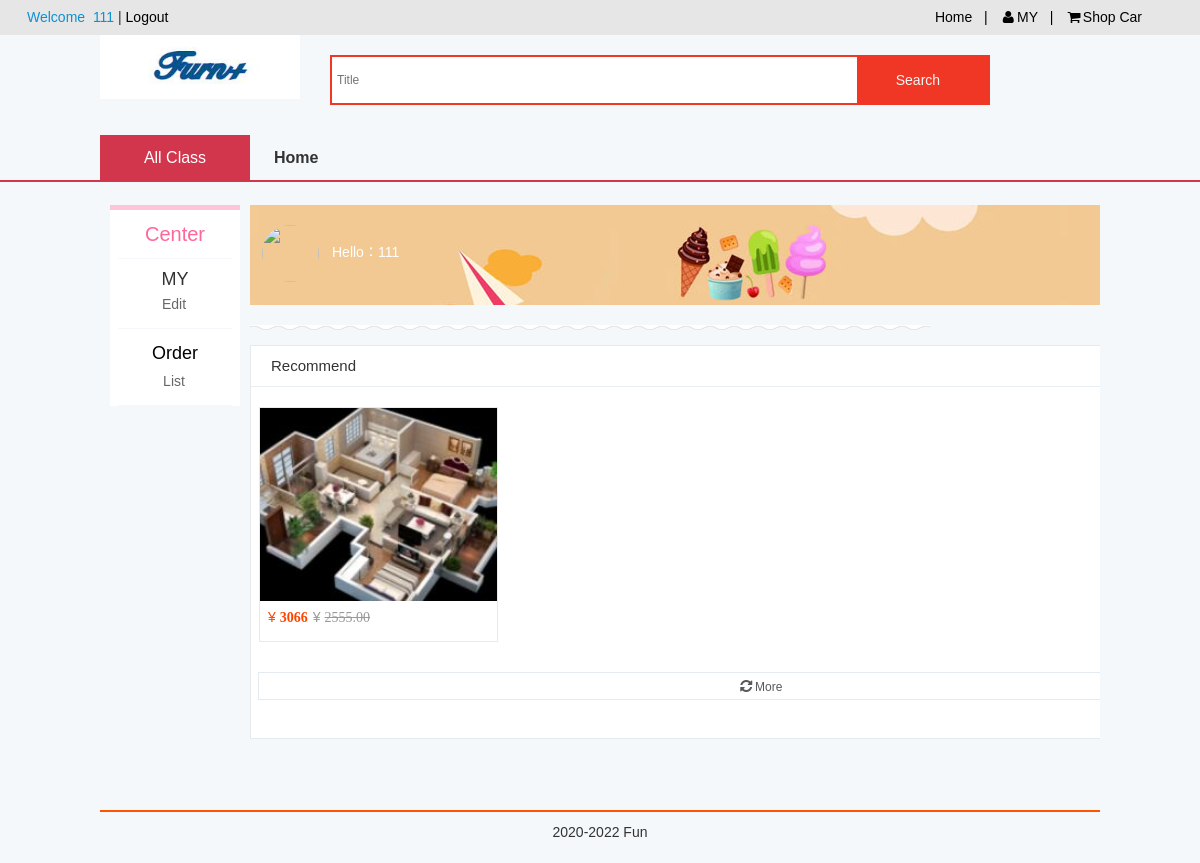
Page /CODE/user/center.php (signed in) on the committed database.
### tables this page shows
CREATE TABLE `user` (
  `id` int(11) NOT NULL AUTO_INCREMENT,
  `uname` varchar(255) NOT NULL,
  `pwd` varchar(255) NOT NULL,
  `tel` varchar(30) DEFAULT NULL,
  `sex` varchar(20) DEFAULT NULL,
  `email` varchar(255) DEFAULT NULL,
  `avatar` varchar(255) DEFAULT NULL,
  `type` varchar(255) DEFAULT NULL,
  `status` varchar(255) DEFAULT NULL,
  `address` varchar(255) DEFAULT NULL,
  `stuimg` varchar(255) DEFAULT NULL,
  PRIMARY KEY (`id`) USING BTREE
);

CREATE TABLE `goods` (
  `id` int(11) NOT NULL AUTO_INCREMENT,
  `goods_name` varchar(255) NOT NULL,
  `price` float NOT NULL,
  `description` text,
  `old_price` float(11,2) DEFAULT '0.00',
  `picture` varchar(255) DEFAULT NULL,
  `status` varchar(255) DEFAULT NULL,
  `cid` int(11) DEFAULT NULL,
  `created` varchar(255) DEFAULT NULL,
  `author` varchar(255) DEFAULT NULL,
  `image` varchar(255) DEFAULT NULL,
  `size` varchar(255) DEFAULT NULL,
  `num` varchar(255) DEFAULT NULL,
  PRIMARY KEY (`id`) USING BTREE
);

### CODE/user/center.php (the view, shortened to what this page needs)
<?php include('./top.php');  ?>
<?php
include '../conn.php';
$uid=isset($_SESSION['uid'])?$_SESSION['uid']:'';
$sql = "SELECT * FROM user where id = '".$uid."'";
$result = $conn->query($sql);
 $row = $result->fetch_assoc();
?>
<link href="../static/AmazeUI-2.4.2/assets/css/admin.css" rel="stylesheet" type="text/css">
<link href="../static/AmazeUI-2.4.2/assets/css/amazeui.css" rel="stylesheet" type="text/css">
<link href="../static/css/personal.css" rel="stylesheet" type="text/css">
<link href="../static/css/systyle.css" rel="stylesheet" type="text/css">
    <div class="nav-table">
		<div class="long-title"><span class="all-goods">All Class</span></div>
			<div class="nav-cont">
				<ul>
					<li class="index"><a href="../index.php">Home</a></li>
				</ul>
			</div>
		</div>
		<b class="line"></b>
		<div class="center" >
			<div class="col-main" >
				<div class="main-wrap">
					<div class="wrap-left">
						<div class="wrap-list">
							<div class="m-user">
								<div style="width:1100px">
								<div class="m-userinfo">
									<div class="m-baseinfo">
										<a href="information.php">
											<img src="<?php echo $row['avatar']?>">
										</a>
										<br>
										<div class="s-prestige am-btn am-round">
											Hello：<?php echo $row['uname']?></div>
									</div>
								</div>
								</div>
							</div>
							<div class="box-container-bottom"></div>
							<div class="you-like" style="width:1020px">
								<div class="s-bar">Recommend
								</div>
								<div class="s-content">
										<?php $sqlgs="select * from goods  limit 8";
						     	 $resultgs = $conn->query($sqlgs);
		   						if ($resultgs->num_rows > 0) {
		       					while($rowgs = $resultgs->fetch_assoc()) {
		 						?>
									<div class="s-item-wrap">
										<div class="s-item">
											<div class="s-pic">
												<a href="../goods.php?id=<?php echo $rowgs['id']?>" class="s-pic-link">
													<img src="../<?php echo $rowgs['picture']?>"  class="s-pic-img s-guess-item-img">
												</a>
											</div>
											<div class="s-price-box">
												<span class="s-price"><em class="s-price-sign">¥</em><em class="s-value"><?php echo ($rowgs['old_price']*1.2)?></em></span>
												<span class="s-history-price"><em class="s-price-sign">¥</em><em class="s-value"><?php echo $rowgs['old_price']?></em></span>
											</div>
										</div>
									</div>
								<?php }}?>
								</div>
								<a href="../search.php"><div class="s-more-btn i-load-more-item" data-screen="0"><i class="am-icon-refresh am-icon-fw"></i>More</div></a>
							</div>
						</div>
					</div>
				</div>
					<div class="footer " style="">
						<div class="footer-bd ">
							<p style="text-align: center;">
								<em>2020-2022 Fun</em>
							</p>
						</div>
					</div>
			</div>
			<aside class="menu">
				<ul>
					<li class="person active">
						<a  style="font-size:20px" href="center.php">Center</a>
					</li>
					<li class="person">
						<p style="font-size:18px">MY</p>
						<ul>
							<li> <a href="sinformation.php">Edit</a></li>
						</ul>
					</li>
					<li class="person">
						<a style="font-size:18px">Order</a>
						<ul>
							<li><a href="order.php">List</a></li>
						</ul>
					</li>
				</ul>
			</aside>
		</div>
	</body>
</html>

### CODE/static/AmazeUI-2.4.2/assets/css/admin.css (style rules this page uses)
ul { margin-top: 0; }

### CODE/static/basic/css/demo.css (style rules this page uses)
html, body, div, span, applet, object, iframe, h1, h2, h3, h4, h5, h6, p, blockquote, pre, a, abbr, acronym, address, big, cite, code, del, dfn, em, img, ins, kbd, q, s, samp, small, strike, strong, sub, sup, tt, var, b, u, i, center, dl, dt, dd, ol, ul, li, fieldset, form, label, legend, table, caption, tbody, tfoot, thead, tr, th, td, article, aside, canvas, details, embed, figure, figcaption, footer, header, hgroup, menu, nav, output, ruby, section, summary, time, mark, audio, video { margin: 0; padding: 0; border: 0; font-size: 100%; font: inherit; vertical-align: baseline; font-family: arial,"Lantinghei SC","Microsoft Yahei"; }
article, aside, details, figcaption, figure, footer, header, hgroup, menu, nav, section, main { display: block; }
ul,li,ol { list-style:none; }
.am-btn { font-size:12px ; }
html { width:100%; height:100%; -ms-text-size-adjust:none; -webkit-text-size-adjust:none; -moz-text-size-adjust:none; -o-text-size-adjust:none; }
body { margin:0; padding:0; width:100%; font-size:12px; font-family: arial,"Lantinghei SC","Microsoft Yahei"; }
a:link,a:visited,a:hover { text-decoration:none; outline:none; }
*, *:after, *:before { -webkit-box-sizing: border-box; -moz-box-sizing: border-box; -o-box-sizing: border-box; box-sizing: border-box; }
img, input { vertical-align: middle; }
a { color: #000; text-decoration: none; }
.long-title,.nav-cont { display: none; }
.footer-bd { display:none }
.footer { text-align: center;border-top: 2px solid #F8F8F8 margin-top:20px; padding-top: 5px;margin-bottom:60px ; }
@media only screen and (min-width: 640px) { html, body, div, span, applet, object, iframe, h1, h2, h3, h4, h5, h6, p, blockquote, pre, a, abbr, acronym, address, big, cite, code, del, dfn, em, img, ins, kbd, q, s, samp, small, strike, strong, sub, sup, tt, var, b, u, i, center, dl, dt, dd, ol, ul, li, fieldset, form, label, legend, table, caption, tbody, tfoot, thead, tr, th, td, article, aside, canvas, details, embed, figure, figcaption, footer, header, hgroup, menu, nav, output, ruby, section, summary, time, mark, audio, video { font-size: 14px; } }
@media only screen and (min-width: 640px) { .footer { text-align:left; display:block;position: relative;margin: 0px auto; padding: 7px 0px 9px;border-top: 2px solid #FF5400; margin-top:20px; } }
@media only screen and (min-width: 640px) { .footer .footer-bd p, .footer .footer-hd p { margin-bottom: 8px;line-height: 27px;border-bottom: 1px solid #DDD; text-align:left; } }
@media only screen and (min-width: 640px) { .footer .footer-bd p { border-bottom:none; } }
@media only screen and (min-width: 640px) { .footer-bd { display:block; } }
@media only screen and (min-width: 1025px) { .nav-table { max-width:1000px;margin: 0px auto;height: 45px;position: relative;overflow: hidden; } }
@media only screen and (min-width: 1025px) { .all-goods { font-size: 16px; } }
@media only screen and (min-width: 1025px) { .long-title { background:#d2364c;color:#fff ;height: 45px;line-height: 45px;display:block;position: absolute;width:150px ;text-align: center;font-size:16px ;top:0px;z-index: 6; } }
@media only screen and (min-width: 1025px) { .nav-cont { position: absolute;padding-left:150px;display:block;width:100% ;top:0px } }
@media only screen and (min-width: 1025px) { .nav-cont li { float: left;height: 45px;line-height: 45px; } }
@media only screen and (min-width: 1025px) { .nav-cont li::before { content: '\20';display: inline-block;height: 16px;border-right: 1px solid #d9d9d9;width: 0;vertical-align: middle;margin-left: -1px; } }
@media only screen and (min-width: 1025px) { .nav-cont li a { font-size: 16px;color: #333;line-height: 36px;margin-left: -1px;padding: 0 25px;text-decoration: none;font-weight: 700;display: inline-block;vertical-align: middle; } }
@media only screen and (min-width: 1025px) { b.line { display: block;width:100%;height:2px ;border-bottom:2px solid #d2364c;position: absolute;top:180px;z-index:5; } }

### CODE/static/css/hmstyle.css (style rules this page uses)
ul, li, ol { list-style: none; }
img { width:100%; }
@media only screen and (min-width: 1025px) { .footer { margin-top:20px ; } }

### rows in the picture
user: uname "111"
goods: picture (picture), $rowgs['old_price']*1.2 "3066", old_price "2555.00"

### other values in the picture
$_SESSION['un'] "111"
